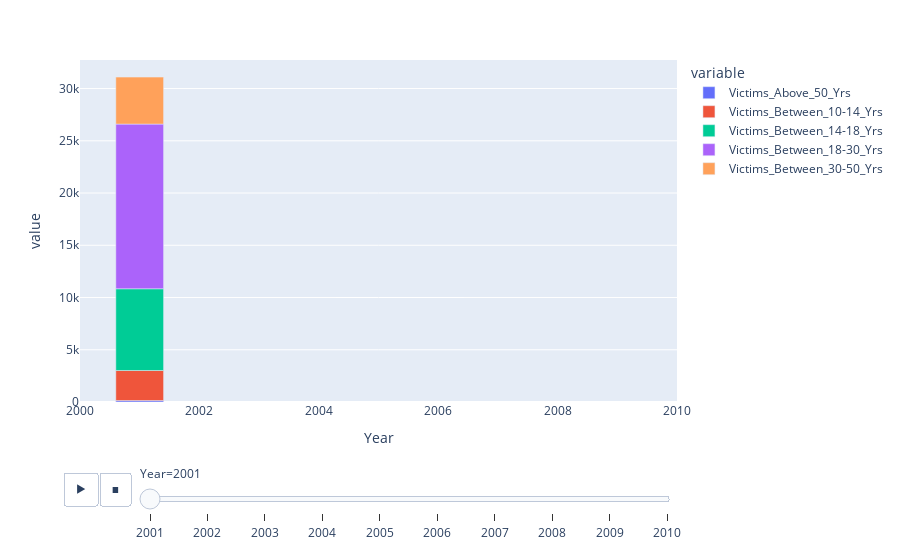

Here is the notebook cell this chart was saved with:
### Code cell
px.bar(yearw,x='Year',
           y =['Victims_Above_50_Yrs','Victims_Between_10-14_Yrs','Victims_Between_14-18_Yrs',
                                    'Victims_Between_18-30_Yrs','Victims_Between_30-50_Yrs'],
          animation_frame = 'Year',range_x=[2000,2010])

### Figure 1 — Plotly figure (JSON) as saved in the notebook; plotly's stock layout.template omitted (floating-point values rounded to 4 significant figures)
{"data": [{"alignmentgroup": "True", "hovertemplate": "variable=Victims_Above_50_Yrs<br>Year=%{x}<br>value=%{y}<extra></extra>", "legendgroup": "Victims_Above_50_Yrs", "marker": {"color": "#636efa", "pattern": {"shape": ""}}, "name": "Victims_Above_50_Yrs", "offsetgroup": "Victims_Above_50_Yrs", "orientation": "v", "showlegend": true, "textposition": "auto", "type": "bar", "x": [2001], "xaxis": "x", "y": [136], "yaxis": "y"}, {"alignmentgroup": "True", "hovertemplate": "variable=Victims_Between_10-14_Yrs<br>Year=%{x}<br>value=%{y}<extra></extra>", "legendgroup": "Victims_Between_10-14_Yrs", "marker": {"color": "#EF553B", "pattern": {"shape": ""}}, "name": "Victims_Between_10-14_Yrs", "offsetgroup": "Victims_Between_10-14_Yrs", "orientation": "v", "showlegend": true, "textposition": "auto", "type": "bar", "x": [2001], "xaxis": "x", "y": [2880], "yaxis": "y"}, {"alignmentgroup": "True", "hovertemplate": "variable=Victims_Between_14-18_Yrs<br>Year=%{x}<br>value=%{y}<extra></extra>", "legendgroup": "Victims_Between_14-18_Yrs", "marker": {"color": "#00cc96", "pattern": {"shape": ""}}, "name": "Victims_Between_14-18_Yrs", "offsetgroup": "Victims_Between_14-18_Yrs", "orientation": "v", "showlegend": true, "textposition": "auto", "type": "bar", "x": [2001], "xaxis": "x", "y": [7822], "yaxis": "y"}, {"alignmentgroup": "True", "hovertemplate": "variable=Victims_Between_18-30_Yrs<br>Year=%{x}<br>value=%{y}<extra></extra>", "legendgroup": "Victims_Between_18-30_Yrs", "marker": {"color": "#ab63fa", "pattern": {"shape": ""}}, "name": "Victims_Between_18-30_Yrs", "offsetgroup": "Victims_Between_18-30_Yrs", "orientation": "v", "showlegend": true, "textposition": "auto", "type": "bar", "x": [2001], "xaxis": "x", "y": [15762], "yaxis": "y"}, {"alignmentgroup": "True", "hovertemplate": "variable=Victims_Between_30-50_Yrs<br>Year=%{x}<br>value=%{y}<extra></extra>", "legendgroup": "Victims_Between_30-50_Yrs", "marker": {"color": "#FFA15A", "pattern": {"shape": ""}}, "name": "Victims_Between_30-50_Yrs", "offsetgroup": "Victims_Between_30-50_Yrs", "orientation": "v", "showlegend": true, "textposition": "auto", "type": "bar", "x": [2001], "xaxis": "x", "y": [4496], "yaxis": "y"}], "layout": {"barmode": "relative", "legend": {"title": {"text": "variable"}, "tracegroupgap": 0}, "margin": {"t": 60}, "sliders": [{"active": 0, "currentvalue": {"prefix": "Year="}, "len": 0.9, "pad": {"b": 10, "t": 60}, "steps": [{"args": [["2001"], {"frame": {"duration": 0, "redraw": true}, "fromcurrent": true, "mode": "immediate", "transition": {"duration": 0, "easing": "linear"}}], "label": "2001", "method": "animate"}, {"args": [["2002"], {"frame": {"duration": 0, "redraw": true}, "fromcurrent": true, "mode": "immediate", "transition": {"duration": 0, "easing": "linear"}}], "label": "2002", "method": "animate"}, {"args": [["2003"], {"frame": {"duration": 0, "redraw": true}, "fromcurrent": true, "mode": "immediate", "transition": {"duration": 0, "easing": "linear"}}], "label": "2003", "method": "animate"}, {"args": [["2004"], {"frame": {"duration": 0, "redraw": true}, "fromcurrent": true, "mode": "immediate", "transition": {"duration": 0, "easing": "linear"}}], "label": "2004", "method": "animate"}, {"args": [["2005"], {"frame": {"duration": 0, "redraw": true}, "fromcurrent": true, "mode": "immediate", "transition": {"duration": 0, "easing": "linear"}}], "label": "2005", "method": "animate"}, {"args": [["2006"], {"frame": {"duration": 0, "redraw": true}, "fromcurrent": true, "mode": "immediate", "transition": {"duration": 0, "easing": "linear"}}], "label": "2006", "method": "animate"}, {"args": [["2007"], {"frame": {"duration": 0, "redraw": true}, "fromcurrent": true, "mode": "immediate", "transition": {"duration": 0, "easing": "linear"}}], "label": "2007", "method": "animate"}, {"args": [["2008"], {"frame": {"duration": 0, "redraw": true}, "fromcurrent": true, "mode": "immediate", "transition": {"duration": 0, "easing": "linear"}}], "label": "2008", "method": "animate"}, {"args": [["2009"], {"frame": {"duration": 0, "redraw": true}, "fromcurrent": true, "mode": "immediate", "transition": {"duration": 0, "easing": "linear"}}], "label": "2009", "method": "animate"}, {"args": [["2010"], {"frame": {"duration": 0, "redraw": true}, "fromcurrent": true, "mode": "immediate", "transition": {"duration": 0, "easing": "linear"}}], "label": "2010", "method": "animate"}], "x": 0.1, "xanchor": "left", "y": 0, "yanchor": "top"}], "updatemenus": [{"buttons": [{"args": [null, {"frame": {"duration": 500, "redraw": true}, "fromcurrent": true, "mode": "immediate", "transition": {"duration": 500, "easing": "linear"}}], "label": "&#9654;", "method": "animate"}, {"args": [[null], {"frame": {"duration": 0, "redraw": true}, "fromcurrent": true, "mode": "immediate", "transition": {"duration": 0, "easing": "linear"}}], "label": "&#9724;", "method": "animate"}], "direction": "left", "pad": {"r": 10, "t": 70}, "showactive": false, "type": "buttons", "x": 0.1, "xanchor": "right", "y": 0, "yanchor": "top"}], "xaxis": {"anchor": "y", "categoryarray": [2001, 2002, 2003, 2004, 2005, 2006, 2007, 2008, 2009, 2010], "categoryorder": "array", "domain": [0, 1], "range": [2000, 2010], "title": {"text": "Year"}}, "yaxis": {"anchor": "x", "domain": [0, 1], "title": {"text": "value"}}}}
